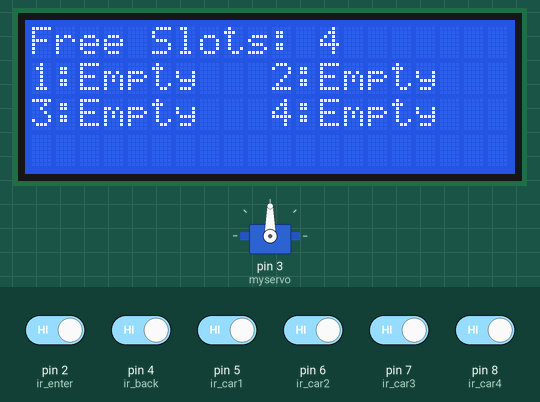
Simulated run of this sketch. Board: Arduino Uno, built with avr-gcc and run on an emulated ATmega328P. On the bench: servo, 20×4 character LCD. Inputs (shaded band) come from the test bench; at power-on: pin 2 (ir_enter), pin 4 (ir_back), pin 5 (ir_car1), pin 6 (ir_car2), pin 7 (ir_car3), pin 8 (ir_car4) HIGH.

Above: at 6.3 s.
6.4 s: pin 5 (ir_car1) driven LOW
At 7.6 s:
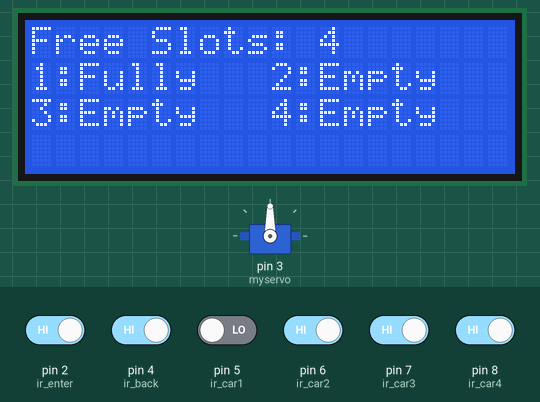
7.9 s: pin 6 (ir_car2) driven LOW
At 8.5 s:
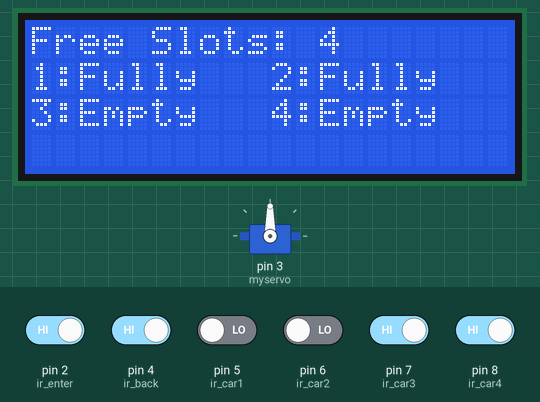
9.5 s: pin 7 (ir_car3) driven LOW
At 10.2 s:
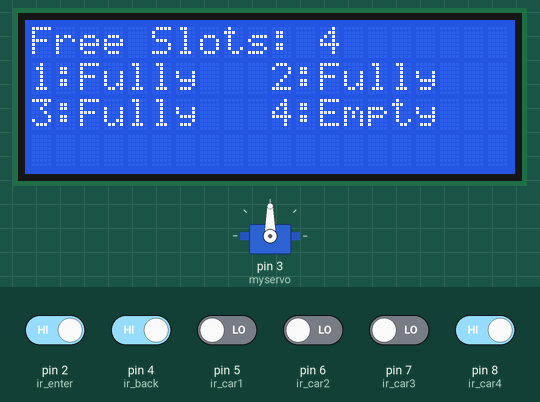
11.1 s: pin 8 (ir_car4) driven LOW
At 11.6 s:
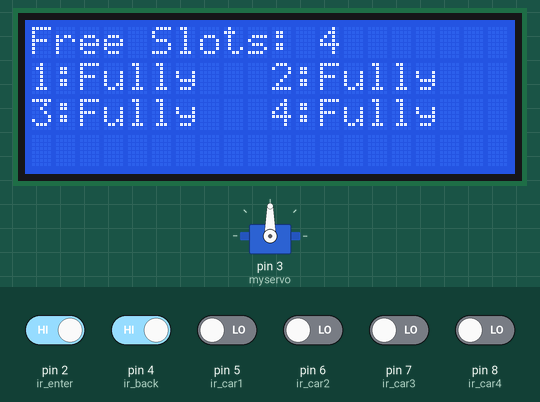
12.7 s: pin 5 (ir_car1) driven HIGH
At 13.9 s:
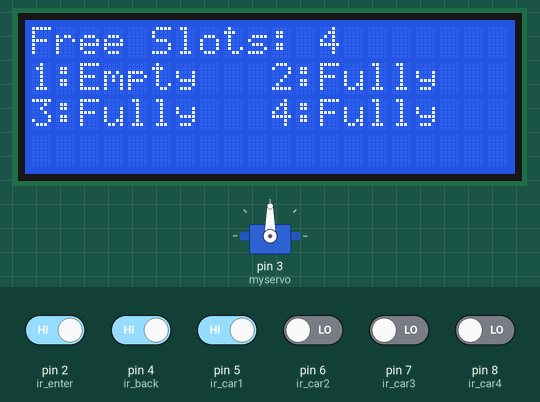
14.2 s: pin 6 (ir_car2) driven HIGH
At 15.3 s:
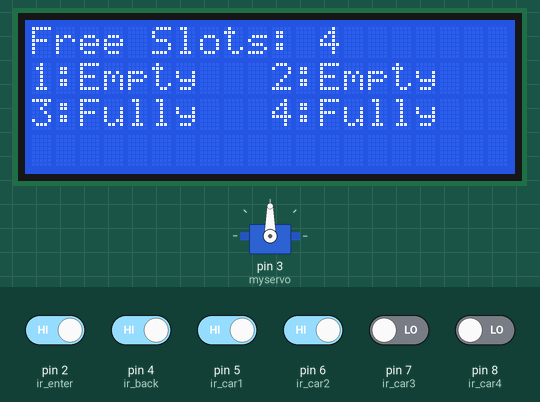
Timing chart, 0 to 16.8 s (numbered marks = the images above; inputs shaded):
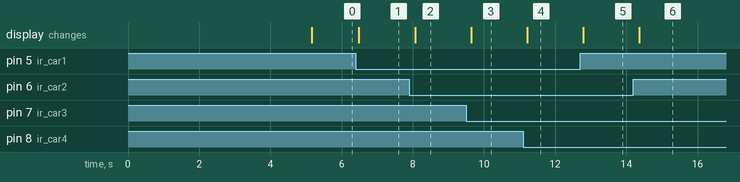

Measured:
- after the input at 6.4 s, the display: changes after 0.08 s (image 1)
- after the input at 7.9 s, the display: changes after 0.17 s (image 2)
- after the input at 9.5 s, the display: changes after 0.15 s (image 3)
- after the input at 11.1 s, the display: changes after 0.12 s (image 4)
- after the input at 12.7 s, the display: changes after 0.08 s (image 5)
- after the input at 14.2 s, the display: changes after 0.16 s (image 6)

The sketch:

car_parking.ino
```cpp
#include <Servo.h>
#include <Wire.h>
#include <LiquidCrystal_I2C.h>

// Updated for 20x4 LCD
LiquidCrystal_I2C lcd(0x27, 20, 4);

Servo myservo;

#define ir_enter 2
#define ir_back  4

#define ir_car1 5
#define ir_car2 6
#define ir_car3 7
#define ir_car4 8

int S1 = 0, S2 = 0, S3 = 0, S4 = 0;
int flag1 = 0, flag2 = 0;
int slot = 4;

void setup() {
  Serial.begin(9600);

  pinMode(ir_car1, INPUT);
  pinMode(ir_car2, INPUT);
  pinMode(ir_car3, INPUT);
  pinMode(ir_car4, INPUT);

  pinMode(ir_enter, INPUT);
  pinMode(ir_back, INPUT);

  myservo.attach(3);
  myservo.write(90);

  lcd.init();
  lcd.backlight();

  lcd.setCursor(0, 0);
  lcd.print("  HI WELCOME TO");
  lcd.setCursor(0, 1);
  lcd.print("     IT PROJECT");
  lcd.setCursor(0, 2);
  lcd.print("     CAR PARK");
  lcd.setCursor(0, 3);
  lcd.print("     SYSTEM");
  delay(5000);
  lcd.clear();

  Read_Sensor();
  int total = S1 + S2 + S3 + S4;
  slot = slot - total;
}

void loop() {
  Read_Sensor();

  lcd.setCursor(0, 0);
  lcd.print("Free Slots: ");
  lcd.print(slot);
  lcd.print("    "); // clear residue

  // Use extra lines for better layout
  lcd.setCursor(0, 1);
  lcd.print("1:");
  lcd.print(S1 ? "Full" : "Empty");
  lcd.setCursor(10, 1);
  lcd.print("2:");
  lcd.print(S2 ? "Full" : "Empty");

  lcd.setCursor(0, 2);
  lcd.print("3:");
  lcd.print(S3 ? "Full" : "Empty");
  lcd.setCursor(10, 2);
  lcd.print("4:");
  lcd.print(S4 ? "Full" : "Empty");

  if (digitalRead(ir_enter) == 0 && flag1 == 0) {
    if (slot > 0) {
      flag1 = 1;
      if (flag2 == 0) {
        myservo.write(180);
        slot--;
      }
    } else {
      lcd.setCursor(0, 3);
      lcd.print(" Parking is Full   ");
      delay(1500);
    }
  }

  if (digitalRead(ir_back) == 0 && flag2 == 0) {
    flag2 = 1;
    if (flag1 == 0) {
      myservo.write(180);
      slot++;
    }
  }

  if (flag1 == 1 && flag2 == 1) {
    delay(1000);
    myservo.write(90);
    flag1 = 0;
    flag2 = 0;
  }

  delay(100);
}

void Read_Sensor() {
  S1 = digitalRead(ir_car1) == 0 ? 1 : 0;
  S2 = digitalRead(ir_car2) == 0 ? 1 : 0;
  S3 = digitalRead(ir_car3) == 0 ? 1 : 0;
  S4 = digitalRead(ir_car4) == 0 ? 1 : 0;
}
```
